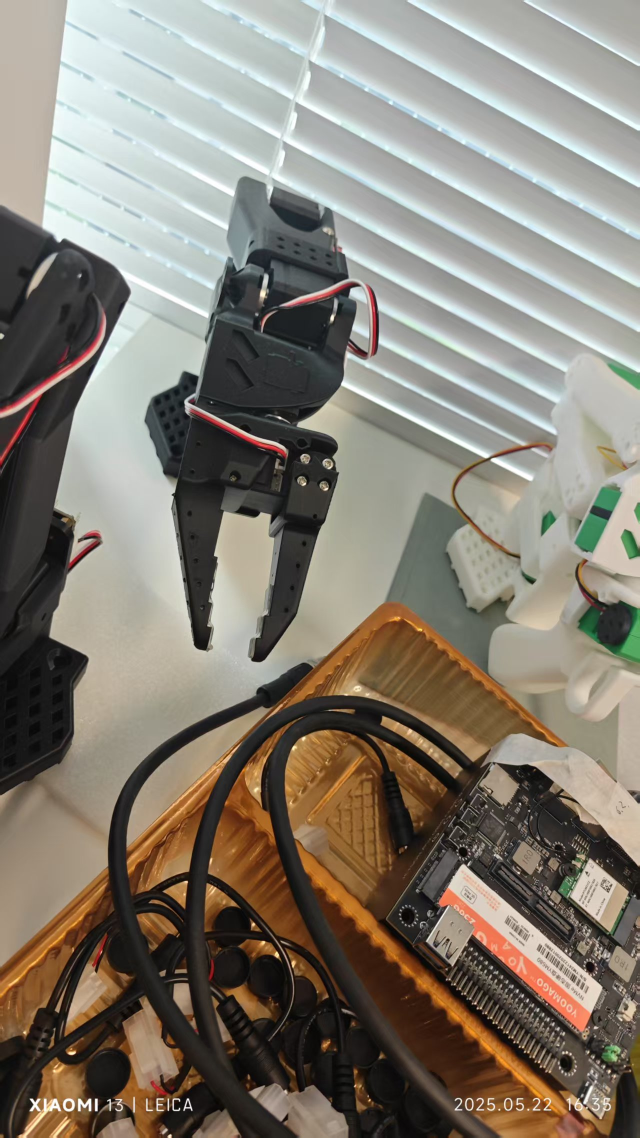
#> input picture resources/jaw1.jpg, 1279 x 2275 px (shown at 1/2 size)
$ python extract_jaw_image.py
#> lines starting #> are read from the running program, lines starting #| are printed output that depends on the picture; after the words box and inside, x2 and y2 are one past the last pixel; in counts of white or black regions, pixels touching at a corner belong together
import cv2
import numpy as np

def nothing(x):
    pass

# 读取彩色图像
image = cv2.imread('./resources/jaw1.jpg')
#> image is the input picture: shape (2275, 1279, 3); mean B, G, R 114.5, 125.9, 133

# 缩小图像为原来的二分之一
resized_image = cv2.resize(image, (image.shape[1] // 4, image.shape[0] // 4))
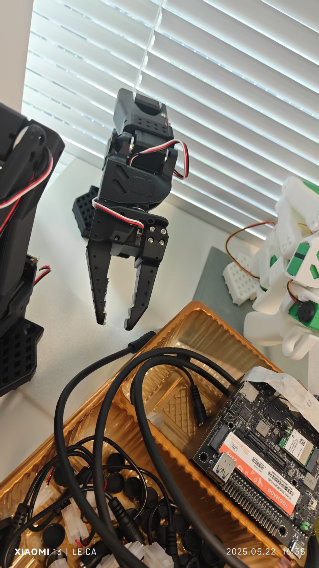
#> resized_image: shape (568, 319, 3); mean B, G, R 114.5, 125.8, 132.9
cv2.imshow('resized_image', resized_image)

# Convert the image to HSV
hsv_image = cv2.cvtColor(resized_image, cv2.COLOR_BGR2HSV)
#> hsv_image: shape (568, 319, 3); mean H, S, V 41.9, 52.8, 136.4

# 创建一个窗口
cv2.namedWindow('Trackbars')

# 创建滑块用于调节颜色范围
cv2.createTrackbar('Hue', 'Trackbars', 0, 180, nothing)
cv2.createTrackbar('Saturation', 'Trackbars', 100, 255, nothing)
cv2.createTrackbar('Value', 'Trackbars', 100, 255, nothing)

while True:
    # 获取滑块的值
    hue = cv2.getTrackbarPos('Hue', 'Trackbars')
    saturation = cv2.getTrackbarPos('Saturation', 'Trackbars')
    value = cv2.getTrackbarPos('Value', 'Trackbars')

    # Define the range for the selected color in HSV
    lower_bound = np.array([hue - 10, saturation - 50, value - 50])
    upper_bound = np.array([hue + 10, saturation + 50, value + 50])

    # Create a mask for the selected color
    mask = cv2.inRange(hsv_image, lower_bound, upper_bound)
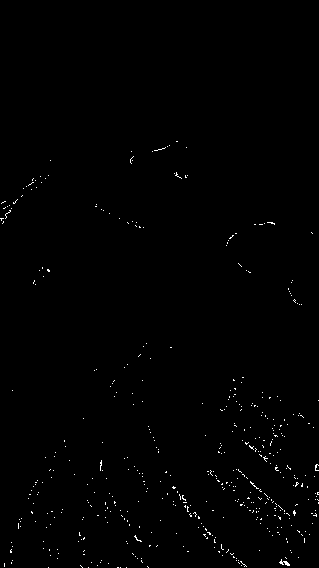
#> mask: shape (568, 319); 0.57% white in thin lines or dots, all inside (x1, y1, x2, y2) = (0, 141, 319, 568)

    # Invert the mask to get the background
    background_mask = cv2.bitwise_not(mask)

    # Create a white background
    white_background = np.full_like(resized_image, 255)

    # Extract the selected color region
    color_region = cv2.bitwise_and(resized_image, resized_image, mask=mask)

    # Combine the color region with the white background
    result = cv2.bitwise_or(color_region, white_background, mask=background_mask)

    # Display the result
    cv2.imshow('Selected Color Region with White Background', result)

    # Break the loop when 'q' is pressed
    if cv2.waitKey(1) & 0xFF == ord('q'):
#> (key q is pressed here)
        break

cv2.destroyAllWindows()

$ run again, with resources/jaw2.jpg copied over resources/jaw1.jpg
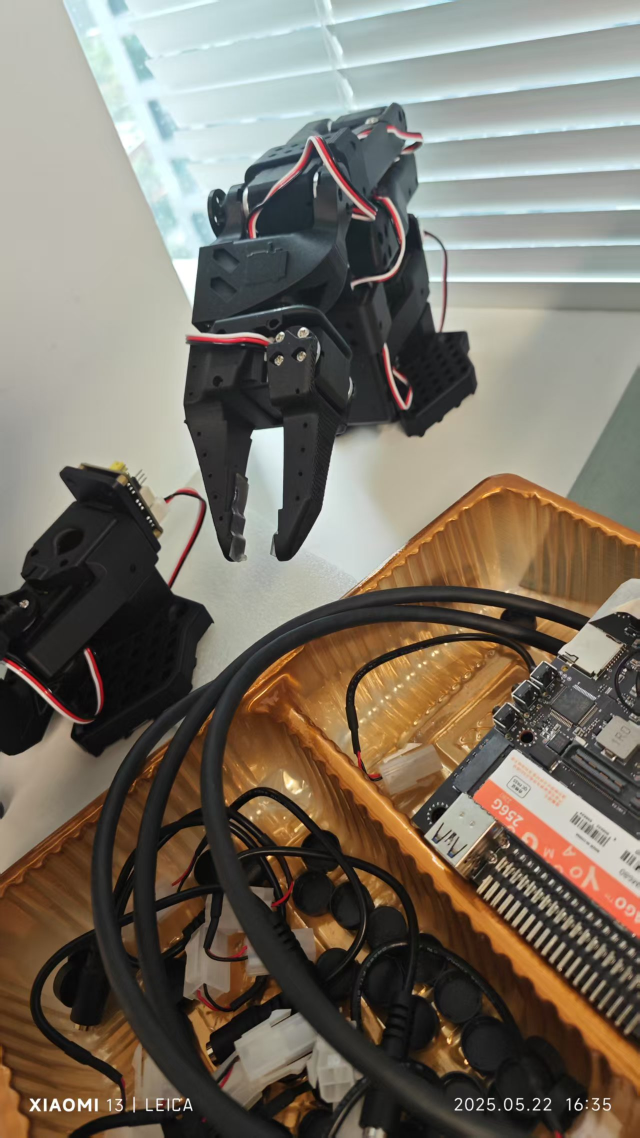
#> input picture resources/jaw2.jpg, 1279 x 2275 px (shown at 1/2 size)
#> image is the input picture: shape (2275, 1279, 3); mean B, G, R 100.8, 112.8, 120.7
#> `resized_image = cv2.resize(image, (image.shape[1] // 4, image.shape[0]..`:
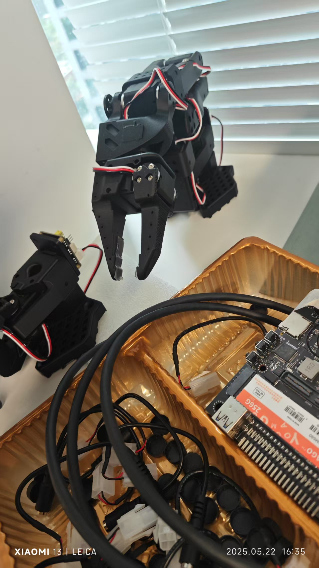
#> resized_image: shape (568, 319, 3); mean B, G, R 100.7, 112.7, 120.6
#> hsv_image: shape (568, 319, 3); mean H, S, V 43, 58, 124.7
#> `mask = cv2.inRange(hsv_image, lower_bound, upper_bound)`:
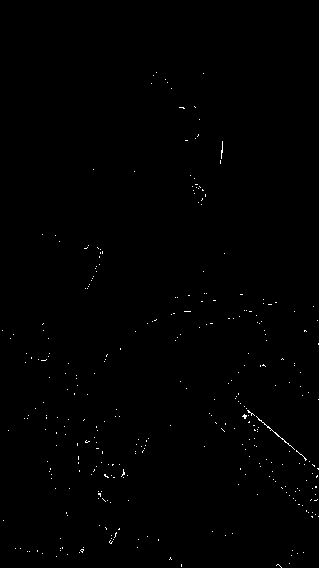
#> mask: shape (568, 319); 0.36% white in thin lines or dots, all inside (x1, y1, x2, y2) = (2, 72, 319, 568)

$ run again, with resources/jaw3.jpg copied over resources/jaw1.jpg
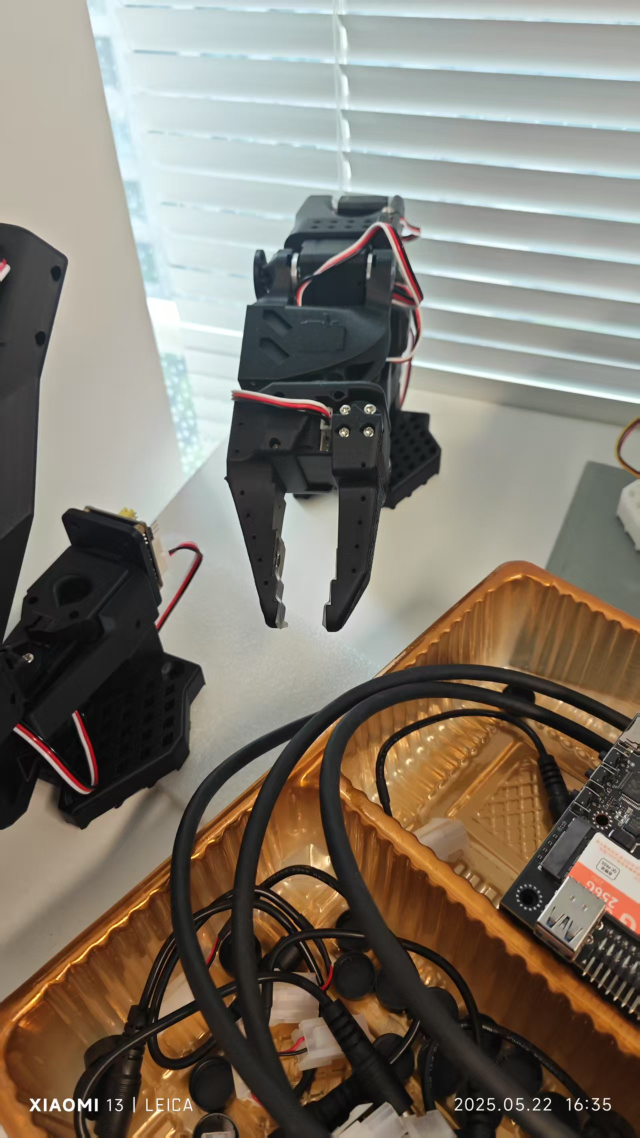
#> input picture resources/jaw3.jpg, 1279 x 2275 px (shown at 1/2 size)
#> image is the input picture: shape (2275, 1279, 3); mean B, G, R 108.6, 120.1, 127.7
#> `resized_image = cv2.resize(image, (image.shape[1] // 4, image.shape[0]..`:
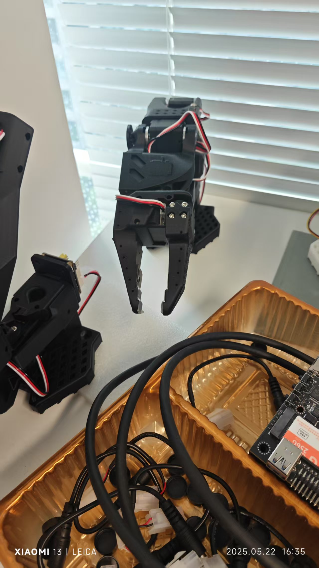
#> resized_image: shape (568, 319, 3); mean B, G, R 108.5, 120, 127.6
#> hsv_image: shape (568, 319, 3); mean H, S, V 45.1, 58.8, 132.1
#> `mask = cv2.inRange(hsv_image, lower_bound, upper_bound)`:
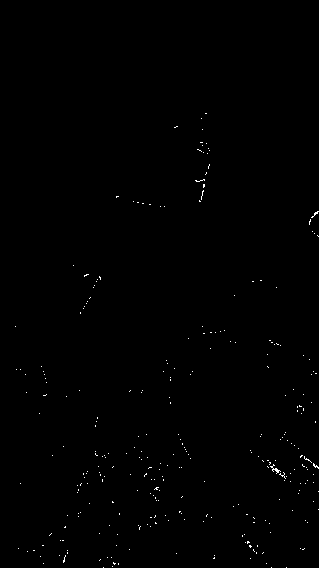
#> mask: shape (568, 319); 0.32% white in thin lines or dots, all inside (x1, y1, x2, y2) = (15, 113, 319, 568)

$ run again, with resources/bowls1.png saved as resources/jaw1.jpg
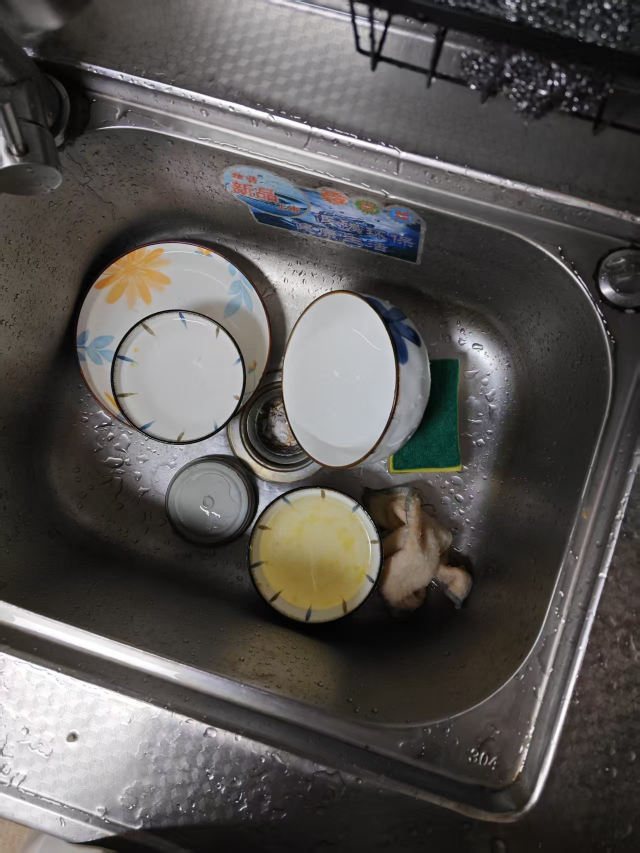
#> input picture resources/bowls1.png, 1279 x 1706 px (shown at 1/2 size)
#> image is the input picture: shape (1706, 1279, 3); mean B, G, R 82, 84.3, 87.3
#> `resized_image = cv2.resize(image, (image.shape[1] // 4, image.shape[0]..`:
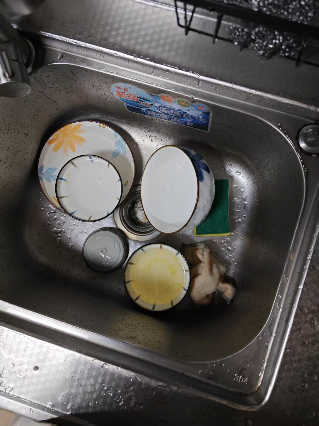
#> resized_image: shape (426, 319, 3); mean B, G, R 81.9, 84.2, 87.2
#> hsv_image: shape (426, 319, 3); mean H, S, V 62.6, 32.9, 88.9
#> `mask = cv2.inRange(hsv_image, lower_bound, upper_bound)`:
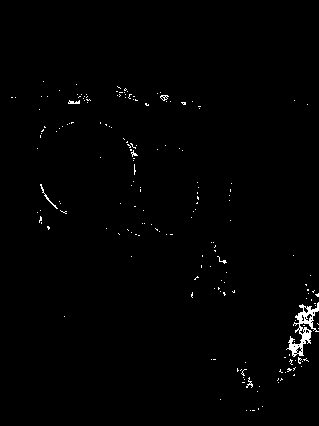
#> mask: shape (426, 319); 0.9% white in thin lines or dots, all inside (x1, y1, x2, y2) = (11, 81, 319, 411)
